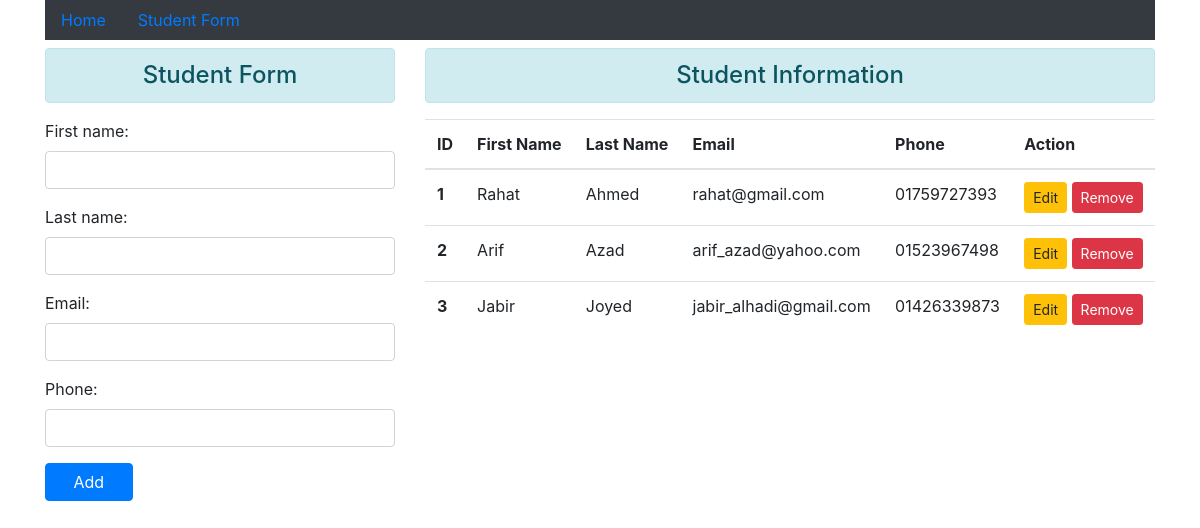
The app's page /main/student_form/, older data.
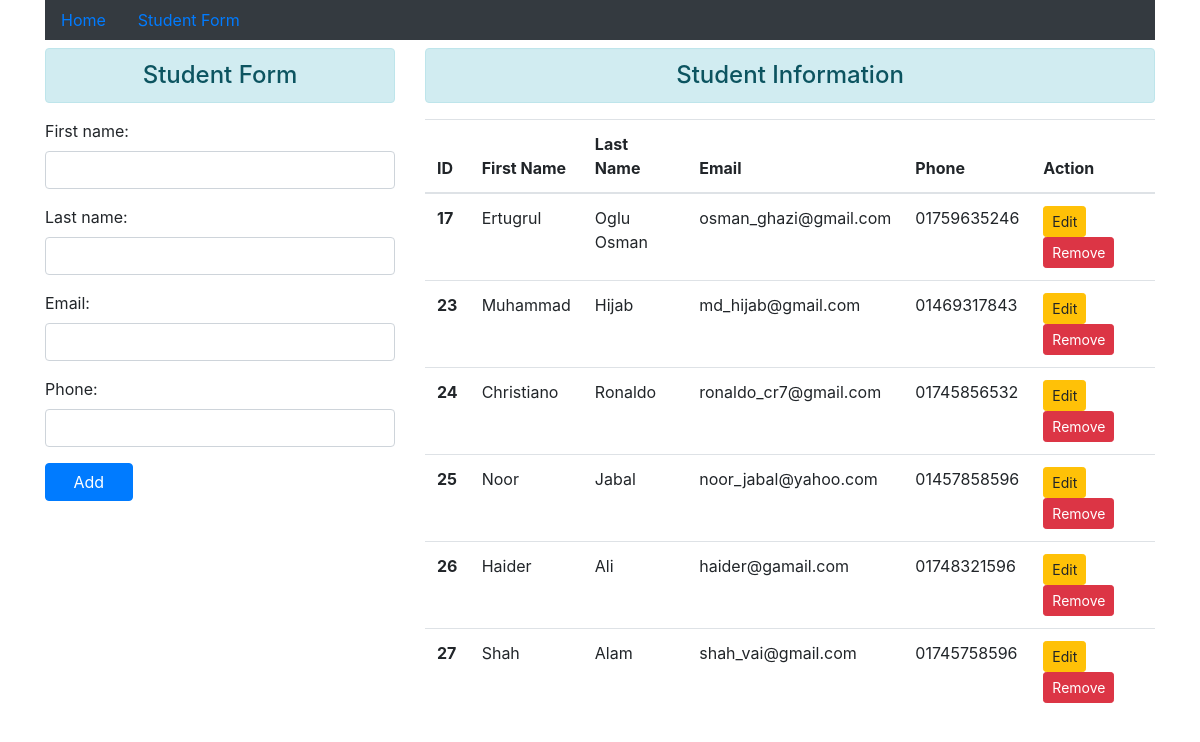
The same page, newer data.
### main/models.py (models this page shows)
class Student(models.Model):
    first_name = models.CharField(max_length=50)
    last_name = models.CharField(max_length=50)
    email = models.EmailField()
    phone = models.CharField(max_length=11)

### main/views.py (the view)
# urls.py: path('student_form/', views.student_form, name='student_form'),
def student_form(request):
    if request.method == 'POST':
        fm = StudentRegistration(request.POST)
        if fm.is_valid():
            f_name = fm.cleaned_data['first_name']
            l_name = fm.cleaned_data['last_name']
            email = fm.cleaned_data['email']
            phone = fm.cleaned_data['phone']
            record = Student(first_name=f_name, last_name=l_name, email=email, phone=phone)
            record.save()
            fm = StudentRegistration()
    else:
        fm = StudentRegistration()
    students = Student.objects.all()
    return render(request, 'main/student_form.html', {'form':fm, 'students':students})

### main/forms.py
class StudentRegistration(forms.ModelForm):
    class Meta:
        model = Student
        fields = ['first_name', 'last_name', 'email', 'phone']
        widgets = {
            'first_name' : forms.TextInput(attrs={'class':'form-control'}),
            'last_name' : forms.TextInput(attrs={'class':'form-control'}),
            'email' : forms.TextInput(attrs={'class':'form-control'}),
            'phone' : forms.TextInput(attrs={'class':'form-control'}),
        }

### templates/main/student_form.html (shortened to what this page needs)
{% extends 'main/base.html' %}
{% block body %}
    <div class="row my-2">
        <div class="col-md-4">
            <h4 class="text-center alert alert-info">Student Form</h4>
            <form action="" method="POST">
                {{form.as_p}}
                <input type="submit" class="btn btn-primary col-md-3" value="Add">
            </form>
        </div>
        <div class="col-md-8">
            <h4 class="text-center alert alert-info">Student Information</h4>
            {% if students %}
                <table class="table table-hover">
                    <thead>
                    <tr>
                        <th scope="col">ID</th>
                        <th scope="col">First Name</th>
                        <th scope="col">Last Name</th>
                        <th scope="col">Email</th>
                        <th scope="col">Phone</th>
                        <th scope="col">Action</th>
                    </tr>
                    </thead>
                    <tbody>
                        {% for st in students %}
                            <tr>
                                <th scope="row">{{st.id}}</th>
                                <td>{{st.first_name}}</td>
                                <td>{{st.last_name}}</td>
                                <td>{{st.email}}</td>
                                <td>{{st.phone}}</td>
                                <td>
                                    <a href="{% url 'update_data' st.id %}" class="btn btn-warning btn-sm">Edit</a>
                                    <form action="{% url 'delete_data' st.id %}" method="POST" class="d-inline"> {% csrf_token %}
                                        <input type="submit" class="btn btn-danger btn-sm" value="Remove">
                                    </form>
                                </td>
                            </tr>
                        {% endfor %}
                    </tbody>
                </table>
            {% else %}
                <h6 class="text-center alert alert-danger">No records</h6>
            {% endif %}
        </div>
    </div>
{% endblock %}

Row changes from the older to the newer data that the page shows:
removed Student: id "1", first_name "Rahat", last_name "Ahmed", email "rahat@gmail.com", phone "01759727393"
removed Student: id "2", first_name "Arif", last_name "Azad", email "arif_azad@yahoo.com", phone "01523967498"
removed Student: id "3", first_name "Jabir", last_name "Joyed", email "jabir_alhadi@gmail.com", phone "01426339873"
added Student: id "17", first_name "Ertugrul", last_name "Oglu Osman", email "osman_ghazi@gmail.com", phone "01759635246"
added Student: id "23", first_name "Muhammad", last_name "Hijab", email "md_hijab@gmail.com", phone "01469317843"
added Student: id "24", first_name "Christiano", last_name "Ronaldo", email "ronaldo_cr7@gmail.com", phone "01745856532"
added Student: id "25", first_name "Noor", last_name "Jabal", email "noor_jabal@yahoo.com", phone "01457858596"
added Student: id "26", first_name "Haider", last_name "Ali", email "haider@gamail.com", phone "01748321596"
added Student: id "27", first_name "Shah", last_name "Alam", email "shah_vai@gmail.com", phone "01745758596"
